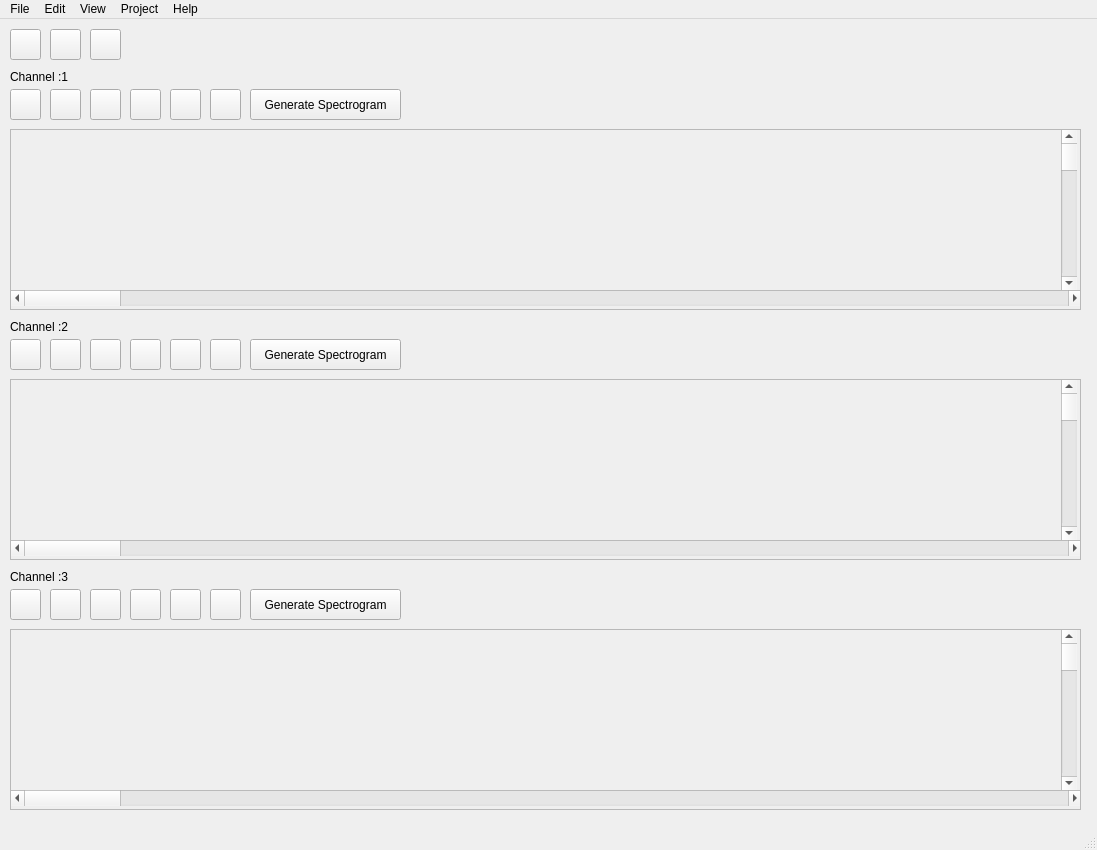
<?xml version="1.0" encoding="UTF-8"?>
<ui version="4.0">
 <class>MainWindow</class>
 <widget class="QMainWindow" name="MainWindow">
  <property name="geometry">
   <rect>
    <x>0</x>
    <y>0</y>
    <width>1097</width>
    <height>850</height>
   </rect>
  </property>
  <property name="windowTitle">
   <string>MainWindow</string>
  </property>
  <property name="layoutDirection">
   <enum>Qt::LeftToRight</enum>
  </property>
  <widget class="QWidget" name="centralwidget">
   <widget class="QPushButton" name="pushButton_2">
    <property name="geometry">
     <rect>
      <x>10</x>
      <y>10</y>
      <width>31</width>
      <height>31</height>
     </rect>
    </property>
    <property name="text">
     <string/>
    </property>
    <property name="icon">
     <iconset>
      <normaloff>open.jpg</normaloff>open.jpg</iconset>
    </property>
    <property name="shortcut">
     <string>Ctrl+O</string>
    </property>
   </widget>
   <widget class="QPushButton" name="pushButton_3">
    <property name="geometry">
     <rect>
      <x>90</x>
      <y>10</y>
      <width>31</width>
      <height>31</height>
     </rect>
    </property>
    <property name="text">
     <string/>
    </property>
    <property name="icon">
     <iconset>
      <normaloff>close.png</normaloff>close.png</iconset>
    </property>
    <property name="shortcut">
     <string>Esc</string>
    </property>
   </widget>
   <widget class="QPushButton" name="pushButton_4">
    <property name="geometry">
     <rect>
      <x>50</x>
      <y>10</y>
      <width>31</width>
      <height>31</height>
     </rect>
    </property>
    <property name="text">
     <string/>
    </property>
    <property name="icon">
     <iconset>
      <normaloff>save.png</normaloff>save.png</iconset>
    </property>
    <property name="shortcut">
     <string>Ctrl+S</string>
    </property>
   </widget>
   <widget class="QPushButton" name="pushButton_5">
    <property name="geometry">
     <rect>
      <x>10</x>
      <y>70</y>
      <width>31</width>
      <height>31</height>
     </rect>
    </property>
    <property name="text">
     <string/>
    </property>
    <property name="icon">
     <iconset>
      <normaloff>select.png</normaloff>select.png</iconset>
    </property>
    <property name="shortcut">
     <string>Ctrl+E, Ctrl+1</string>
    </property>
   </widget>
   <widget class="QPushButton" name="pushButton_6">
    <property name="geometry">
     <rect>
      <x>50</x>
      <y>70</y>
      <width>31</width>
      <height>31</height>
     </rect>
    </property>
    <property name="text">
     <string/>
    </property>
    <property name="icon">
     <iconset>
      <normaloff>zoom in.jpg</normaloff>zoom in.jpg</iconset>
    </property>
    <property name="shortcut">
     <string>Ctrl+=, Ctrl+1</string>
    </property>
   </widget>
   <widget class="QPushButton" name="pushButton_7">
    <property name="geometry">
     <rect>
      <x>90</x>
      <y>70</y>
      <width>31</width>
      <height>31</height>
     </rect>
    </property>
    <property name="text">
     <string/>
    </property>
    <property name="icon">
     <iconset>
      <normaloff>zoom out.jpg</normaloff>zoom out.jpg</iconset>
    </property>
    <property name="shortcut">
     <string>Ctrl+-, Ctrl+1</string>
    </property>
   </widget>
   <widget class="QPushButton" name="pushButton_8">
    <property name="geometry">
     <rect>
      <x>130</x>
      <y>70</y>
      <width>31</width>
      <height>31</height>
     </rect>
    </property>
    <property name="text">
     <string/>
    </property>
    <property name="icon">
     <iconset>
      <normaloff>play.jpg</normaloff>play.jpg</iconset>
    </property>
    <property name="shortcut">
     <string>Ctrl+P</string>
    </property>
   </widget>
   <widget class="QPushButton" name="pushButton_9">
    <property name="geometry">
     <rect>
      <x>210</x>
      <y>70</y>
      <width>31</width>
      <height>31</height>
     </rect>
    </property>
    <property name="text">
     <string/>
    </property>
    <property name="icon">
     <iconset>
      <normaloff>stop.jpg</normaloff>stop.jpg</iconset>
    </property>
    <property name="shortcut">
     <string>Ctrl+X, Ctrl+1</string>
    </property>
   </widget>
   <widget class="QPushButton" name="pushButton_10">
    <property name="geometry">
     <rect>
      <x>170</x>
      <y>70</y>
      <width>31</width>
      <height>31</height>
     </rect>
    </property>
    <property name="text">
     <string/>
    </property>
    <property name="icon">
     <iconset>
      <normaloff>pause.jpg</normaloff>pause.jpg</iconset>
    </property>
    <property name="shortcut">
     <string>Ctrl+Z, Ctrl+1</string>
    </property>
   </widget>
   <widget class="QLabel" name="label">
    <property name="geometry">
     <rect>
      <x>10</x>
      <y>50</y>
      <width>81</width>
      <height>16</height>
     </rect>
    </property>
    <property name="text">
     <string>Channel :1</string>
    </property>
   </widget>
   <widget class="QScrollArea" name="scrollArea">
    <property name="geometry">
     <rect>
      <x>10</x>
      <y>110</y>
      <width>1071</width>
      <height>181</height>
     </rect>
    </property>
    <property name="widgetResizable">
     <bool>true</bool>
    </property>
    <widget class="QWidget" name="scrollAreaWidgetContents">
     <property name="geometry">
      <rect>
       <x>0</x>
       <y>0</y>
       <width>1069</width>
       <height>179</height>
      </rect>
     </property>
     <widget class="QScrollBar" name="horizontalScrollBar">
      <property name="geometry">
       <rect>
        <x>0</x>
        <y>160</y>
        <width>1071</width>
        <height>16</height>
       </rect>
      </property>
      <property name="orientation">
       <enum>Qt::Horizontal</enum>
      </property>
     </widget>
     <widget class="QScrollBar" name="verticalScrollBar">
      <property name="geometry">
       <rect>
        <x>1050</x>
        <y>0</y>
        <width>16</width>
        <height>160</height>
       </rect>
      </property>
      <property name="orientation">
       <enum>Qt::Vertical</enum>
      </property>
     </widget>
     <widget class="PlotWidget" name="Channel1" native="true">
      <property name="geometry">
       <rect>
        <x>0</x>
        <y>0</y>
        <width>1051</width>
        <height>161</height>
       </rect>
      </property>
     </widget>
    </widget>
   </widget>
   <widget class="QScrollArea" name="scrollArea_2">
    <property name="geometry">
     <rect>
      <x>10</x>
      <y>360</y>
      <width>1071</width>
      <height>181</height>
     </rect>
    </property>
    <property name="widgetResizable">
     <bool>true</bool>
    </property>
    <widget class="QWidget" name="scrollAreaWidgetContents_4">
     <property name="geometry">
      <rect>
       <x>0</x>
       <y>0</y>
       <width>1069</width>
       <height>179</height>
      </rect>
     </property>
     <widget class="QScrollBar" name="horizontalScrollBar_4">
      <property name="geometry">
       <rect>
        <x>0</x>
        <y>160</y>
        <width>1071</width>
        <height>16</height>
       </rect>
      </property>
      <property name="orientation">
       <enum>Qt::Horizontal</enum>
      </property>
     </widget>
     <widget class="QScrollBar" name="verticalScrollBar_4">
      <property name="geometry">
       <rect>
        <x>1050</x>
        <y>0</y>
        <width>16</width>
        <height>160</height>
       </rect>
      </property>
      <property name="orientation">
       <enum>Qt::Vertical</enum>
      </property>
     </widget>
     <widget class="PlotWidget" name="Channel2" native="true">
      <property name="geometry">
       <rect>
        <x>0</x>
        <y>-1</y>
        <width>1051</width>
        <height>161</height>
       </rect>
      </property>
     </widget>
    </widget>
   </widget>
   <widget class="QPushButton" name="pushButton_11">
    <property name="geometry">
     <rect>
      <x>130</x>
      <y>320</y>
      <width>31</width>
      <height>31</height>
     </rect>
    </property>
    <property name="text">
     <string/>
    </property>
    <property name="icon">
     <iconset>
      <normaloff>play.jpg</normaloff>play.jpg</iconset>
    </property>
    <property name="shortcut">
     <string>Ctrl+P</string>
    </property>
   </widget>
   <widget class="QPushButton" name="pushButton_12">
    <property name="geometry">
     <rect>
      <x>10</x>
      <y>320</y>
      <width>31</width>
      <height>31</height>
     </rect>
    </property>
    <property name="text">
     <string/>
    </property>
    <property name="icon">
     <iconset>
      <normaloff>select.png</normaloff>select.png</iconset>
    </property>
    <property name="shortcut">
     <string>Ctrl+E</string>
    </property>
   </widget>
   <widget class="QPushButton" name="pushButton_13">
    <property name="geometry">
     <rect>
      <x>50</x>
      <y>320</y>
      <width>31</width>
      <height>31</height>
     </rect>
    </property>
    <property name="text">
     <string/>
    </property>
    <property name="icon">
     <iconset>
      <normaloff>zoom in.jpg</normaloff>zoom in.jpg</iconset>
    </property>
    <property name="shortcut">
     <string>Ctrl+=</string>
    </property>
   </widget>
   <widget class="QPushButton" name="pushButton_14">
    <property name="geometry">
     <rect>
      <x>210</x>
      <y>320</y>
      <width>31</width>
      <height>31</height>
     </rect>
    </property>
    <property name="text">
     <string/>
    </property>
    <property name="icon">
     <iconset>
      <normaloff>stop.jpg</normaloff>stop.jpg</iconset>
    </property>
    <property name="shortcut">
     <string>Ctrl+X, Ctrl+2</string>
    </property>
   </widget>
   <widget class="QLabel" name="label_2">
    <property name="geometry">
     <rect>
      <x>10</x>
      <y>300</y>
      <width>81</width>
      <height>16</height>
     </rect>
    </property>
    <property name="text">
     <string>Channel :2</string>
    </property>
   </widget>
   <widget class="QPushButton" name="pushButton_15">
    <property name="geometry">
     <rect>
      <x>90</x>
      <y>320</y>
      <width>31</width>
      <height>31</height>
     </rect>
    </property>
    <property name="text">
     <string/>
    </property>
    <property name="icon">
     <iconset>
      <normaloff>zoom out.jpg</normaloff>zoom out.jpg</iconset>
    </property>
    <property name="shortcut">
     <string>Ctrl+-</string>
    </property>
   </widget>
   <widget class="QPushButton" name="pushButton_16">
    <property name="geometry">
     <rect>
      <x>170</x>
      <y>320</y>
      <width>31</width>
      <height>31</height>
     </rect>
    </property>
    <property name="text">
     <string/>
    </property>
    <property name="icon">
     <iconset>
      <normaloff>pause.jpg</normaloff>pause.jpg</iconset>
    </property>
    <property name="shortcut">
     <string>Ctrl+Z, Ctrl+2</string>
    </property>
   </widget>
   <widget class="QScrollArea" name="scrollArea_3">
    <property name="geometry">
     <rect>
      <x>10</x>
      <y>610</y>
      <width>1071</width>
      <height>181</height>
     </rect>
    </property>
    <property name="widgetResizable">
     <bool>true</bool>
    </property>
    <widget class="QWidget" name="scrollAreaWidgetContents_5">
     <property name="geometry">
      <rect>
       <x>0</x>
       <y>0</y>
       <width>1069</width>
       <height>179</height>
      </rect>
     </property>
     <widget class="QScrollBar" name="horizontalScrollBar_5">
      <property name="geometry">
       <rect>
        <x>0</x>
        <y>160</y>
        <width>1071</width>
        <height>16</height>
       </rect>
      </property>
      <property name="orientation">
       <enum>Qt::Horizontal</enum>
      </property>
     </widget>
     <widget class="QScrollBar" name="verticalScrollBar_5">
      <property name="geometry">
       <rect>
        <x>1050</x>
        <y>0</y>
        <width>16</width>
        <height>160</height>
       </rect>
      </property>
      <property name="orientation">
       <enum>Qt::Vertical</enum>
      </property>
     </widget>
     <widget class="PlotWidget" name="Channel3" native="true">
      <property name="geometry">
       <rect>
        <x>0</x>
        <y>0</y>
        <width>1051</width>
        <height>161</height>
       </rect>
      </property>
     </widget>
    </widget>
   </widget>
   <widget class="QPushButton" name="pushButton_17">
    <property name="geometry">
     <rect>
      <x>130</x>
      <y>570</y>
      <width>31</width>
      <height>31</height>
     </rect>
    </property>
    <property name="text">
     <string/>
    </property>
    <property name="icon">
     <iconset>
      <normaloff>play.jpg</normaloff>play.jpg</iconset>
    </property>
    <property name="shortcut">
     <string>Ctrl+P, Ctrl+3</string>
    </property>
   </widget>
   <widget class="QPushButton" name="pushButton_18">
    <property name="geometry">
     <rect>
      <x>10</x>
      <y>570</y>
      <width>31</width>
      <height>31</height>
     </rect>
    </property>
    <property name="text">
     <string/>
    </property>
    <property name="icon">
     <iconset>
      <normaloff>select.png</normaloff>select.png</iconset>
    </property>
    <property name="shortcut">
     <string>Ctrl+E, Ctrl+3</string>
    </property>
   </widget>
   <widget class="QPushButton" name="pushButton_19">
    <property name="geometry">
     <rect>
      <x>50</x>
      <y>570</y>
      <width>31</width>
      <height>31</height>
     </rect>
    </property>
    <property name="text">
     <string/>
    </property>
    <property name="icon">
     <iconset>
      <normaloff>zoom in.jpg</normaloff>zoom in.jpg</iconset>
    </property>
    <property name="shortcut">
     <string>Ctrl+=, Ctrl+3</string>
    </property>
   </widget>
   <widget class="QPushButton" name="pushButton_20">
    <property name="geometry">
     <rect>
      <x>210</x>
      <y>570</y>
      <width>31</width>
      <height>31</height>
     </rect>
    </property>
    <property name="text">
     <string/>
    </property>
    <property name="icon">
     <iconset>
      <normaloff>stop.jpg</normaloff>stop.jpg</iconset>
    </property>
    <property name="shortcut">
     <string>Ctrl+X, Ctrl+3</string>
    </property>
   </widget>
   <widget class="QLabel" name="label_3">
    <property name="geometry">
     <rect>
      <x>10</x>
      <y>550</y>
      <width>81</width>
      <height>16</height>
     </rect>
    </property>
    <property name="text">
     <string>Channel :3</string>
    </property>
   </widget>
   <widget class="QPushButton" name="pushButton_21">
    <property name="geometry">
     <rect>
      <x>90</x>
      <y>570</y>
      <width>31</width>
      <height>31</height>
     </rect>
    </property>
    <property name="text">
     <string/>
    </property>
    <property name="icon">
     <iconset>
      <normaloff>zoom out.jpg</normaloff>zoom out.jpg</iconset>
    </property>
    <property name="shortcut">
     <string>Ctrl+-, Ctrl+3</string>
    </property>
   </widget>
   <widget class="QPushButton" name="pushButton_22">
    <property name="geometry">
     <rect>
      <x>170</x>
      <y>570</y>
      <width>31</width>
      <height>31</height>
     </rect>
    </property>
    <property name="text">
     <string/>
    </property>
    <property name="icon">
     <iconset>
      <normaloff>pause.jpg</normaloff>pause.jpg</iconset>
    </property>
    <property name="shortcut">
     <string>Ctrl+Z, Ctrl+3</string>
    </property>
   </widget>
   <widget class="QPushButton" name="pushButton">
    <property name="geometry">
     <rect>
      <x>250</x>
      <y>70</y>
      <width>151</width>
      <height>31</height>
     </rect>
    </property>
    <property name="text">
     <string>Generate Spectrogram</string>
    </property>
    <property name="shortcut">
     <string>Ctrl+G, Ctrl+1</string>
    </property>
   </widget>
   <widget class="QPushButton" name="pushButton_23">
    <property name="geometry">
     <rect>
      <x>250</x>
      <y>320</y>
      <width>151</width>
      <height>31</height>
     </rect>
    </property>
    <property name="text">
     <string>Generate Spectrogram</string>
    </property>
    <property name="shortcut">
     <string>Ctrl+G, Ctrl+2</string>
    </property>
   </widget>
   <widget class="QPushButton" name="pushButton_24">
    <property name="geometry">
     <rect>
      <x>250</x>
      <y>570</y>
      <width>151</width>
      <height>31</height>
     </rect>
    </property>
    <property name="text">
     <string>Generate Spectrogram</string>
    </property>
    <property name="shortcut">
     <string>Ctrl+G, Ctrl+3</string>
    </property>
   </widget>
  </widget>
  <widget class="QStatusBar" name="statusbar"/>
  <widget class="QMenuBar" name="menubar">
   <property name="geometry">
    <rect>
     <x>0</x>
     <y>0</y>
     <width>1097</width>
     <height>26</height>
    </rect>
   </property>
   <widget class="QMenu" name="menufile">
    <property name="title">
     <string>File</string>
    </property>
    <widget class="QMenu" name="menuOpen">
     <property name="title">
      <string>Open</string>
     </property>
     <property name="icon">
      <iconset>
       <normaloff>open.jpg</normaloff>open.jpg</iconset>
     </property>
     <addaction name="actionChannel1"/>
     <addaction name="actionChannel2"/>
     <addaction name="actionChannel3"/>
    </widget>
    <addaction name="actionNew_Project"/>
    <addaction name="menuOpen"/>
    <addaction name="actionSave"/>
    <addaction name="actionSave_As"/>
    <addaction name="actionClose"/>
   </widget>
   <widget class="QMenu" name="menuEdit">
    <property name="title">
     <string>Edit</string>
    </property>
    <addaction name="actionUndo"/>
    <addaction name="actionRedo"/>
    <addaction name="actionSelect_All"/>
   </widget>
   <widget class="QMenu" name="menuView">
    <property name="title">
     <string>View</string>
    </property>
    <addaction name="actionProject"/>
    <addaction name="actionAdd_Toolbar"/>
   </widget>
   <widget class="QMenu" name="menuProject">
    <property name="title">
     <string>Project</string>
    </property>
    <addaction name="actionAdd_Files"/>
   </widget>
   <widget class="QMenu" name="menuHelp">
    <property name="title">
     <string>Help</string>
    </property>
    <addaction name="actionHelp"/>
    <addaction name="actionSupport"/>
    <addaction name="actionAbout"/>
   </widget>
   <addaction name="menufile"/>
   <addaction name="menuEdit"/>
   <addaction name="menuView"/>
   <addaction name="menuProject"/>
   <addaction name="menuHelp"/>
  </widget>
  <action name="actionNew_Project">
   <property name="icon">
    <iconset>
     <normaloff>new.png</normaloff>new.png</iconset>
   </property>
   <property name="text">
    <string>New Project</string>
   </property>
   <property name="shortcut">
    <string>Ctrl+N</string>
   </property>
  </action>
  <action name="actionSave">
   <property name="icon">
    <iconset>
     <normaloff>save.png</normaloff>save.png</iconset>
   </property>
   <property name="text">
    <string>Save</string>
   </property>
   <property name="shortcut">
    <string>Ctrl+S</string>
   </property>
  </action>
  <action name="actionSave_As">
   <property name="text">
    <string>Save As</string>
   </property>
  </action>
  <action name="actionClose">
   <property name="icon">
    <iconset>
     <normaloff>close.png</normaloff>close.png</iconset>
   </property>
   <property name="text">
    <string>Close</string>
   </property>
   <property name="shortcut">
    <string>Esc</string>
   </property>
  </action>
  <action name="actionUndo">
   <property name="icon">
    <iconset>
     <normaloff>undo.jpg</normaloff>undo.jpg</iconset>
   </property>
   <property name="text">
    <string>Undo</string>
   </property>
  </action>
  <action name="actionRedo">
   <property name="icon">
    <iconset>
     <normaloff>redo.jpg</normaloff>redo.jpg</iconset>
   </property>
   <property name="text">
    <string>Redo</string>
   </property>
  </action>
  <action name="actionSelect_All">
   <property name="text">
    <string>Select All</string>
   </property>
  </action>
  <action name="actionProject">
   <property name="text">
    <string>Project</string>
   </property>
  </action>
  <action name="actionAdd_Toolbar">
   <property name="text">
    <string>Add Toolbar</string>
   </property>
  </action>
  <action name="actionAdd_Files">
   <property name="text">
    <string>Add Files</string>
   </property>
  </action>
  <action name="actionHelp">
   <property name="text">
    <string>Help</string>
   </property>
  </action>
  <action name="actionSupport">
   <property name="text">
    <string>Support</string>
   </property>
  </action>
  <action name="actionAbout">
   <property name="text">
    <string>About</string>
   </property>
  </action>
  <action name="actionChannel1">
   <property name="text">
    <string>Channel1</string>
   </property>
   <property name="shortcut">
    <string>Ctrl+1</string>
   </property>
  </action>
  <action name="actionChannel2">
   <property name="text">
    <string>Channel2</string>
   </property>
   <property name="shortcut">
    <string>Ctrl+2</string>
   </property>
  </action>
  <action name="actionChannel3">
   <property name="text">
    <string>Channel3</string>
   </property>
   <property name="shortcut">
    <string>Ctrl+3</string>
   </property>
  </action>
 </widget>
 <customwidgets>
  <customwidget>
   <class>PlotWidget</class>
   <extends>QWidget</extends>
   <header>pyqtgraph</header>
   <container>1</container>
  </customwidget>
 </customwidgets>
 <resources/>
 <connections/>
</ui>
